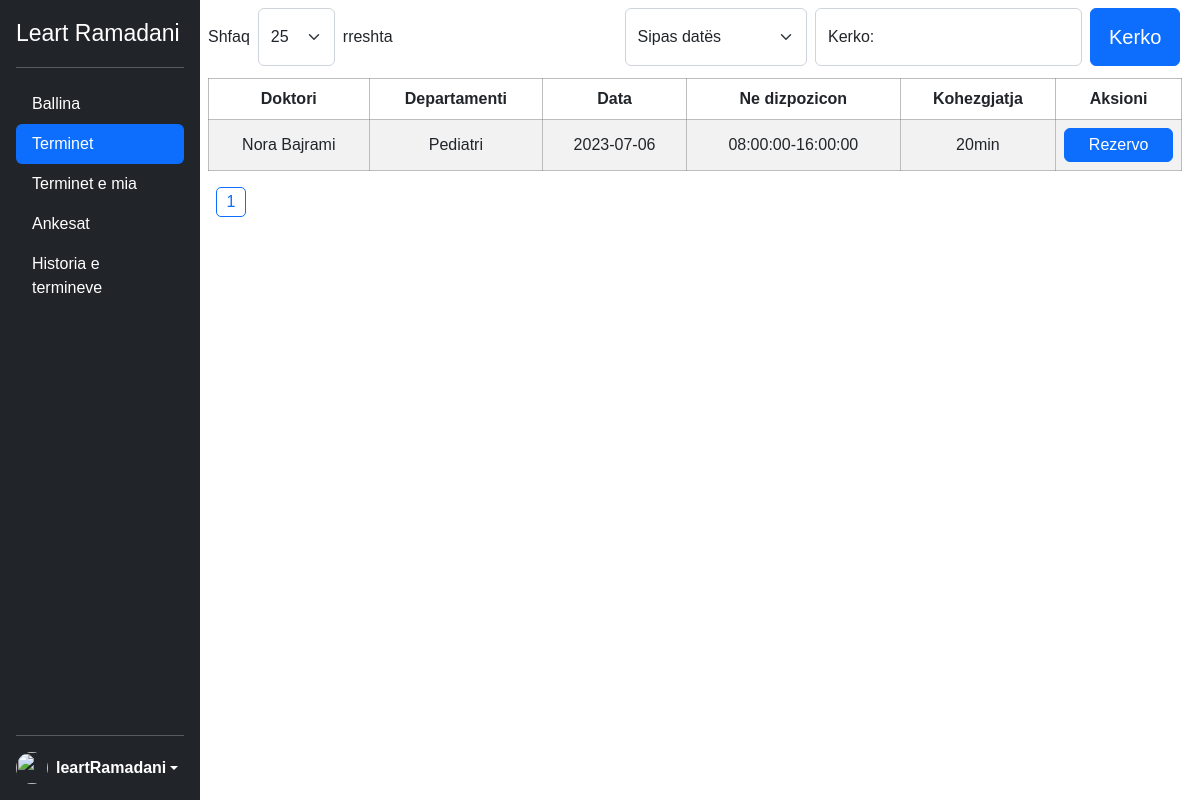
The app's page /patientSide/rezervoTermin.php (signed in), older data.
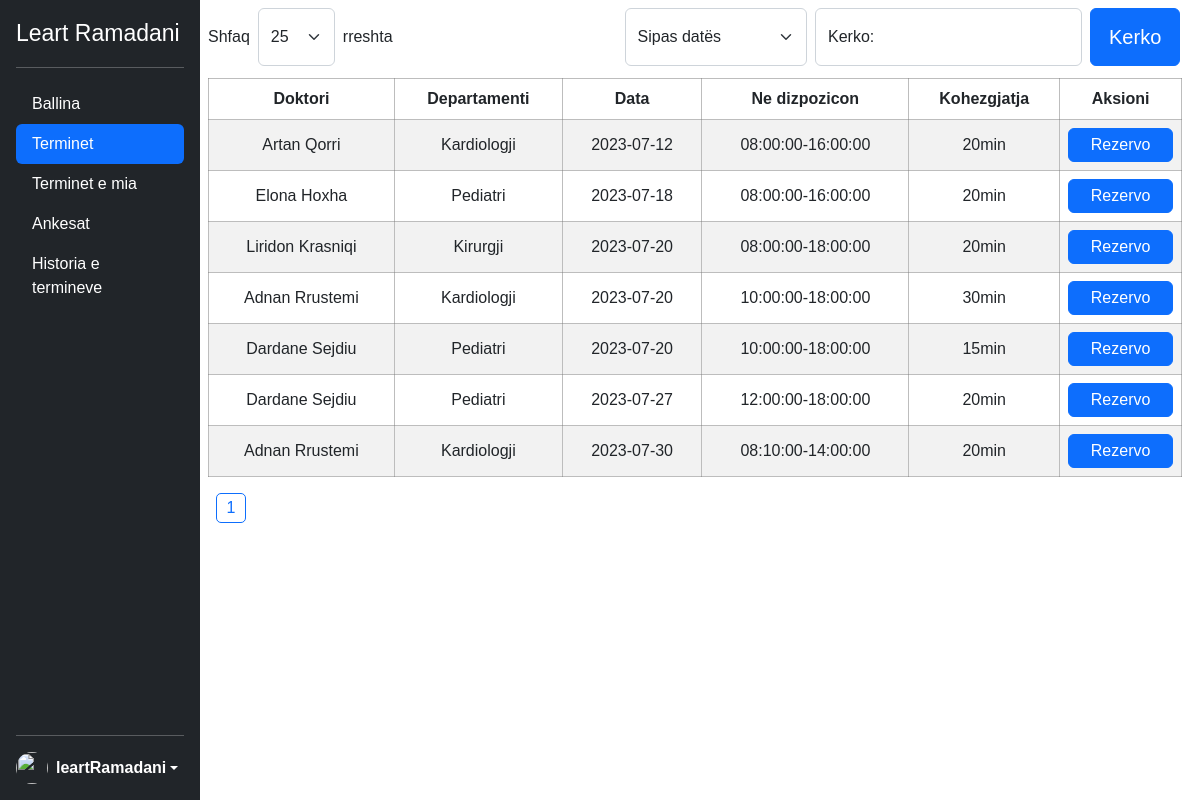
The same page, newer data.
### tables this page shows
CREATE TABLE `orari` (
  `id` int(11) NOT NULL,
  `doktori` varchar(100) NOT NULL,
  `departamenti` varchar(100) NOT NULL,
  `data` date NOT NULL,
  `nga_ora` time NOT NULL,
  `deri_oren` time NOT NULL,
  `kohezgjatja` int(11) NOT NULL,
  `zene_deri` time NOT NULL
);

### patientSide/rezervoTermin.php (the view, shortened to what the changed rows need)
<?php
include('../config.php');
?>
<!DOCTYPE html>
<html lang="en">
<head>
    <link rel="stylesheet" href="../css/main.css">
    <link rel="stylesheet" href="../css/responsive.css">
    <link href="https://cdn.jsdelivr.net/npm/bootstrap@5.2.0-beta1/dist/css/bootstrap.min.css" rel="stylesheet">
    <link rel="stylesheet" href="../bootstrap-5.1.3-examples/sidebars/sidebars.css">
</head>
<body>
    <?php
    $entries = isset($_GET['entries']) ? $_GET['entries'] : 25;
    $sortDefault = "default";
    $sortBy = isset($_GET['sortBy']) ? $_GET['sortBy'] : $sortDefault;
    $sort = "";
    $countSql = "SELECT COUNT(*) as total FROM orari";
    $countPrep = $con->prepare($countSql);
    $countPrep->execute();
    $totalRows = $countPrep->fetch();
    $totalRows = $totalRows['total'];
    $totalPages = ceil($totalRows / $entries);
    $currentPage = isset($_GET['page']) ? $_GET['page'] : 1;
    $startIndex = ($currentPage - 1) * $entries;
    if ($sortBy == "default") {
        $sort = " ORDER BY DATE(data) LIMIT :startIndex, $entries";
    } else if ($sortBy == "ASC") {
        $sort = " ORDER BY doktori ASC LIMIT :startIndex, $entries";
        $sortASC = 'selected';
        $searchedQuery = isset($_GET['keyword']) ? $_GET['keyword'] : "";
    } else if ($sortBy == "DESC") {
        $sort = " ORDER BY doktori DESC LIMIT :startIndex, $entries";
        $sortDESC = 'selected';
        $searchedQuery = isset($_GET['keyword']) ? $_GET['keyword'] : "";
    } else if ($sortBy == "date") {
        $sort = " ORDER BY DATE(data) LIMIT :startIndex, $entries";
        $sortDate = 'selected';
        $searchedQuery = isset($_GET['keyword']) ? $_GET['keyword'] : "";
    }
    if (isset($_GET['search']) && !empty($_GET['keyword'])) {
        $keyword = $_GET['keyword'];
        $sort = "SELECT * FROM orari WHERE doktori=:keyword OR departamenti=:keyword " . $sort;
        $sql = $sort;
        $prep = $con->prepare($sql);
        $prep->bindParam(':keyword', $keyword);
        $prep->bindValue(':startIndex', $startIndex, PDO::PARAM_INT);
        $prep->execute();
        $data = $prep->fetchAll(PDO::FETCH_ASSOC);
        $searchedQuery = $keyword;
    } else {
        $sql = "SELECT * FROM orari" . $sort;
        $prep = $con->prepare($sql);
        $prep->bindValue(':startIndex', $startIndex, PDO::PARAM_INT);
        $prep->execute();
        $data = $prep->fetchAll(PDO::FETCH_ASSOC);
    }
    if (!$data) {
        $empty = 'empty';
    } else {
        $empty = '';
    }
    ?>
    <main class="main mainRes d-flex flex-column  p-2">
        <?php if ($empty == '') : ?>
            <table class="table table-striped text-center mt-2 table_patient">
                <thead>
                    <tr>
                        <th scope="col">Doktori</th>
                        <th scope="col">Departamenti</th>
                        <th scope="col">Data</th>
                        <th scope="col">Ne dizpozicon</th>
                        <th scope="col">Kohezgjatja</th>
                        <th scope="col">Aksioni</th>
                    </tr>
                </thead>
                <tbody>
                    <?php foreach ($data as $data) : ?>
                        <tr>
                            <td><?= $data['doktori'] ?></td>
                            <td><?= $data['departamenti'] ?></td>
                            <td><?= $data['data']; ?></td>
                            <td><?= $data['nga_ora'] . '-' . $data['deri_oren'] ?></td>
                            <td><?= $data['kohezgjatja'] . 'min'  ?></td>
                            <td class="text-center">
                                <a class="text-decoration-none text-white popUpWindow">
                                    <button class="btn btn-primary w-100 p-1 text-white rez">Rezervo</button>
                                </a>
                            </td>
                        </tr>
                    <?php endforeach; ?>
                </tbody>
            </table>
        <?php endif; ?>
        <?php if ($empty == 'empty') { ?>
            <article class=" d-flex justify-content-center mt-5">
                <h1 class=" h1 fw-normal text-center mt-5">Nuk u gjenden te dhena ne databaze.</h1>
            </article>
        <?php } else { ?>
            <div class="imagePagination justify-content-start ms-2">
                <?php
                $maxVisibleLinks = 5;
                $startPage = max(1, $currentPage - floor($maxVisibleLinks / 2));
                $endPage = min($startPage + $maxVisibleLinks - 1, $totalPages);
                for ($i = $startPage; $i <= $endPage; $i++) {
                    $activePage = ($i == $currentPage) ? 'activePage' : '';
                    echo '<a class="paginationLink ' . $activePage . '" href="?page=' . $i . '">' . $i . '</a> ';
                }
                ?>
            </div>
        <?php } ?>
    </main>
</body>
</html>

Row changes from the older to the newer data that the page shows:
removed orari: doktori "Nora Bajrami", departamenti "Pediatri", data "2023-07-06", nga_ora "08:00:00", deri_oren "16:00:00", kohezgjatja "20"
added orari: doktori "Artan Qorri", departamenti "Kardiologji", data "2023-07-12", nga_ora "08:00:00", deri_oren "16:00:00", kohezgjatja "20"
added orari: doktori "Elona Hoxha", departamenti "Pediatri", data "2023-07-18", nga_ora "08:00:00", deri_oren "16:00:00", kohezgjatja "20"
added orari: doktori "Liridon Krasniqi", departamenti "Kirurgji", data "2023-07-20", nga_ora "08:00:00", deri_oren "18:00:00", kohezgjatja "20"
added orari: doktori "Adnan Rrustemi", departamenti "Kardiologji", data "2023-07-20", nga_ora "10:00:00", deri_oren "18:00:00", kohezgjatja "30"
added orari: doktori "Dardane Sejdiu", departamenti "Pediatri", data "2023-07-20", nga_ora "10:00:00", deri_oren "18:00:00", kohezgjatja "15"
added orari: doktori "Dardane Sejdiu", departamenti "Pediatri", data "2023-07-27", nga_ora "12:00:00", deri_oren "18:00:00", kohezgjatja "20"
added orari: doktori "Adnan Rrustemi", departamenti "Kardiologji", data "2023-07-30", nga_ora "08:10:00", deri_oren "14:00:00", kohezgjatja "20"
